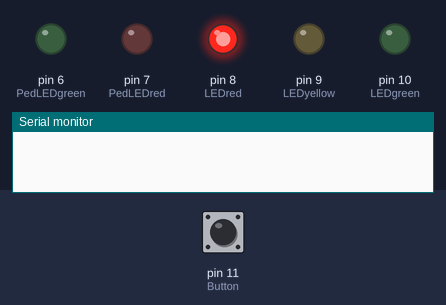
Simulated run of this sketch. Board: Arduino Uno, built with avr-gcc and run on an emulated ATmega328P. Parts: output pins drawn as LEDs (lit = HIGH), the last lines printed to the serial monitor. The inputs (shaded band) are chosen by the test bench; at power-on: pin 11 (Button) HIGH.

Above: at 1.2 s.
1.3 s: pin 11 (Button) pulled LOW for 0.15 s
At 5.9 s:
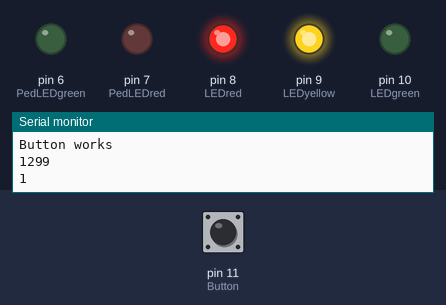
At 20.2 s:
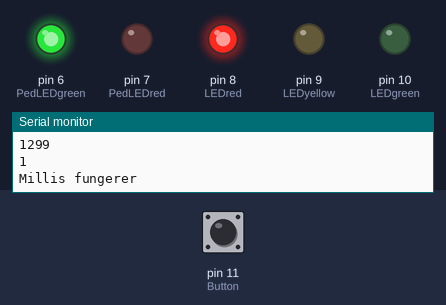
Timing chart, 0 to 20.5 s (numbered marks = the images above; inputs shaded):
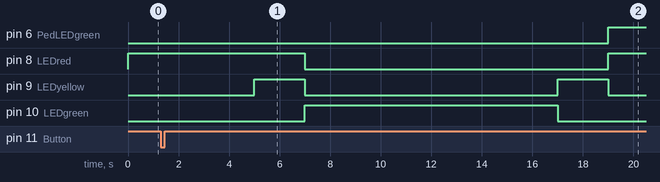

The sketch:

Lyskryssfinal.ino
```cpp
/*
Author: Erik Petersen
Created: 05.02.2019
Rødt 5sek
Rød og gul 2sek
Grønn 10sek
Gul 4sek
*/

int PedLEDgreen = 6;
int PedLEDred = 7;
int LEDred = 8;
int LEDyellow = 9;
int LEDgreen = 10;
int Button = 11;

unsigned long previousMillis = 0; //For å lagre millis
unsigned long lastbuttonpress; //For lagre millis når knappen er trykt inn
const long Redinterval = 5000;
const long RedYellinterval = 2000;
const long Greeninterval = 10000;
const long Yellowinterval = 2000;
const long Pedinterval = 5000;
const long blinkinterval = 200;
const long debounce = 200;
int buttonState = 0;
int lightstate = 0;
int start = 0;
int trafficstate = 0;
int pedLEDstate = HIGH;
int Redstate = 0;
int previousButton = HIGH;
int blink = 0;
int blinkCount = 0;


void setup()
{
pinMode(LEDred, OUTPUT);
pinMode(LEDyellow, OUTPUT);
pinMode(LEDgreen, OUTPUT);
pinMode(PedLEDgreen, OUTPUT);
pinMode(PedLEDred, OUTPUT);
pinMode(Button, INPUT_PULLUP);
Serial.begin(9600);


}
void loop(){
unsigned long currentMillis = millis();
/*
Trafikklys
*/

if((lightstate == 5) && (currentMillis - previousMillis >=500)){ //Tidsforsinkelse fra da fotgjenger blir rødt til trafikklyset skal starte igjen

    lightstate = 0;
    previousMillis = currentMillis;
}

if((currentMillis - previousMillis >=Yellowinterval) && (lightstate == 0) || (start == 0)){ //Sjekker om lightstate er 0 og at det gule lyset har hatt sitt intervall


    lightstate = 1;
    start = 1;

        digitalWrite(LEDred, HIGH);
        digitalWrite(LEDyellow, LOW);
        Redstate = 1;
        previousMillis = currentMillis;
}
    if((currentMillis - previousMillis >=Redinterval) && (lightstate == 1)){ //Sjekker om lightstate er 1 og at det røde lyset har hatt sitt intervall


            lightstate = 2;

                digitalWrite(LEDred, HIGH);
                digitalWrite(LEDyellow, HIGH);
                Redstate = 0;
                previousMillis = currentMillis;
}
    if((currentMillis - previousMillis >=RedYellinterval) && (lightstate == 2)){ //Sjekker om lightstate er 2 og at det røde og gule lyset har hatt sitt intervall


            lightstate = 3;

                digitalWrite(LEDgreen, HIGH);
                digitalWrite(LEDred, LOW);
                digitalWrite(LEDyellow, LOW);
                previousMillis = currentMillis;
}
    if((currentMillis - previousMillis >=Greeninterval) && (lightstate == 3)){ //Sjekker om lightstate er 3 og at det grønne lyset har hatt sitt intervall


            lightstate = 0;

                digitalWrite(LEDyellow, HIGH);
                digitalWrite(LEDgreen, LOW);
                previousMillis = currentMillis;
    }

/*
Fotgjenger
*/
if((digitalRead(Button) == LOW) && (previousButton == HIGH) && (currentMillis - previousMillis  > debounce)){
    if(buttonState == 0){
        buttonState = 1;
        previousButton = digitalRead(Button);
        lastbuttonpress = currentMillis;
        Serial.println("Button works");
        Serial.println(lastbuttonpress);
        Serial.println(buttonState);
        }
        else
        {
            buttonState = 0;
        }
}


        if (buttonState == 1){
            if(currentMillis - lastbuttonpress >= Pedinterval){
            trafficstate = 1;
            buttonState = 0;
            Serial.println("Millis fungerer");
            }

        }


if((trafficstate == 1) && (Redstate == 1)){
    digitalWrite(PedLEDgreen, HIGH);
    digitalWrite(PedLEDred, LOW);
    if(currentMillis - lastbuttonpress >=Pedinterval){

               lightstate = 4;
               trafficstate = 0;
               previousMillis = currentMillis;
             }

     }

    if (lightstate == 4 && (currentMillis - previousMillis >= Pedinterval)) {
    blink = 1;
    }

    if(blink == 1){
        if((blinkCount < 24) && (currentMillis - previousMillis >=blinkinterval)) {
        previousMillis = currentMillis;

        if (pedLEDstate == LOW) {
            pedLEDstate = HIGH;
        }else
        {
            pedLEDstate = LOW;
        }
        digitalWrite(PedLEDgreen, pedLEDstate);
        Serial.println(blinkCount);
        blinkCount++;

    }

}


        if (blinkCount == 19) {
            previousButton = HIGH;
            lightstate = 5;
            blink = 0;
            blinkCount = 0;
            digitalWrite(PedLEDred, HIGH);
            previousMillis = currentMillis;
        }


    }
```

Measured:
- after the input at 1.3 s, pin 6 (PedLEDgreen): LOW → HIGH after 17.7 s
- by itself, pin 9 (LEDyellow): alternates HIGH for 2.0 s and LOW for 10.0 s
